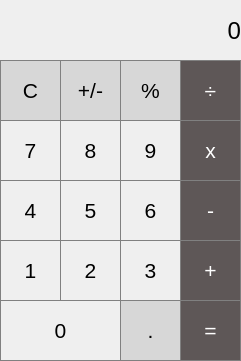
<?xml version="1.0" encoding="UTF-8"?>
<ui version="4.0">
 <class>MainWindow</class>
 <widget class="QMainWindow" name="MainWindow">
  <property name="geometry">
   <rect>
    <x>0</x>
    <y>0</y>
    <width>241</width>
    <height>361</height>
   </rect>
  </property>
  <property name="maximumSize">
   <size>
    <width>241</width>
    <height>361</height>
   </size>
  </property>
  <property name="font">
   <font>
    <pointsize>19</pointsize>
   </font>
  </property>
  <property name="windowTitle">
   <string>Kalkulator</string>
  </property>
  <property name="styleSheet">
   <string notr="true"/>
  </property>
  <property name="toolButtonStyle">
   <enum>Qt::ToolButtonTextBesideIcon</enum>
  </property>
  <property name="unifiedTitleAndToolBarOnMac">
   <bool>false</bool>
  </property>
  <widget class="QWidget" name="centralwidget">
   <property name="font">
    <font>
     <pointsize>11</pointsize>
     <bold>true</bold>
    </font>
   </property>
   <widget class="QLabel" name="label">
    <property name="geometry">
     <rect>
      <x>0</x>
      <y>0</y>
      <width>241</width>
      <height>61</height>
     </rect>
    </property>
    <property name="font">
     <font>
      <pointsize>18</pointsize>
      <bold>false</bold>
     </font>
    </property>
    <property name="layoutDirection">
     <enum>Qt::LeftToRight</enum>
    </property>
    <property name="autoFillBackground">
     <bool>false</bool>
    </property>
    <property name="styleSheet">
     <string notr="true">QLabel {
  qproperty-alignment: 'AlignVCenter | AlignRight';
  border: 1px solid gray;
}

background-color : white;</string>
    </property>
    <property name="text">
     <string>0</string>
    </property>
    <property name="scaledContents">
     <bool>false</bool>
    </property>
    <property name="alignment">
     <set>Qt::AlignRight|Qt::AlignTrailing|Qt::AlignVCenter</set>
    </property>
   </widget>
   <widget class="QPushButton" name="pushButton_clear">
    <property name="geometry">
     <rect>
      <x>0</x>
      <y>60</y>
      <width>61</width>
      <height>61</height>
     </rect>
    </property>
    <property name="font">
     <font>
      <pointsize>16</pointsize>
      <bold>false</bold>
     </font>
    </property>
    <property name="styleSheet">
     <string notr="true">QPushButton {
  background-color: rgb(215, 215, 215);
  border: 1px solid gray;
}
QPushButton:pressed {
    background-color: qlineargradient(x1: 0, y1: 0, x2: 0, y2: 1,
                                      stop: 0 #BEBEBE, stop: 1 #D7D7D7);}</string>
    </property>
    <property name="text">
     <string>C</string>
    </property>
   </widget>
   <widget class="QPushButton" name="pushButton_plusminus">
    <property name="geometry">
     <rect>
      <x>60</x>
      <y>60</y>
      <width>61</width>
      <height>61</height>
     </rect>
    </property>
    <property name="font">
     <font>
      <pointsize>16</pointsize>
      <bold>false</bold>
     </font>
    </property>
    <property name="styleSheet">
     <string notr="true">QPushButton {
  background-color: rgb(215, 215, 215);
  border: 1px solid gray;
}
QPushButton:pressed {
    background-color: qlineargradient(x1: 0, y1: 0, x2: 0, y2: 1,
                                      stop: 0 #BEBEBE, stop: 1 #D7D7D7);}</string>
    </property>
    <property name="text">
     <string>+/-</string>
    </property>
   </widget>
   <widget class="QPushButton" name="pushButton_per">
    <property name="geometry">
     <rect>
      <x>120</x>
      <y>60</y>
      <width>61</width>
      <height>61</height>
     </rect>
    </property>
    <property name="font">
     <font>
      <pointsize>16</pointsize>
      <bold>false</bold>
     </font>
    </property>
    <property name="styleSheet">
     <string notr="true">QPushButton {
  background-color: rgb(215, 215, 215);
  border: 1px solid gray;
}
QPushButton:pressed {
    background-color: qlineargradient(x1: 0, y1: 0, x2: 0, y2: 1,
                                      stop: 0 #BEBEBE, stop: 1 #D7D7D7);}</string>
    </property>
    <property name="text">
     <string>%</string>
    </property>
   </widget>
   <widget class="QPushButton" name="pushButton_div">
    <property name="geometry">
     <rect>
      <x>180</x>
      <y>60</y>
      <width>61</width>
      <height>61</height>
     </rect>
    </property>
    <property name="font">
     <font>
      <pointsize>16</pointsize>
      <bold>false</bold>
     </font>
    </property>
    <property name="styleSheet">
     <string notr="true">QPushButton {
  background-color: rgb(94, 87, 87);
  color: white; 
  border: 1px solid gray;
}

QPushButton:pressed {
    background-color: qlineargradient(x1: 0, y1: 0, x2: 0, y2: 1,
                                      stop: 0 #FF7832, stop: 1 #FF9739);
}</string>
    </property>
    <property name="text">
     <string>÷</string>
    </property>
   </widget>
   <widget class="QPushButton" name="pushButton_9">
    <property name="geometry">
     <rect>
      <x>120</x>
      <y>120</y>
      <width>61</width>
      <height>61</height>
     </rect>
    </property>
    <property name="font">
     <font>
      <pointsize>16</pointsize>
      <bold>false</bold>
     </font>
    </property>
    <property name="styleSheet">
     <string notr="true">QPushButton {
   border: 1px solid gray;
}
QPushButton:pressed {
    background-color: qlineargradient(x1: 0, y1: 0, x2: 0, y2: 1,
                                      stop: 0 #dadbde, stop: 1 #f6f7fa);
}</string>
    </property>
    <property name="text">
     <string>9</string>
    </property>
   </widget>
   <widget class="QPushButton" name="pushButton_8">
    <property name="geometry">
     <rect>
      <x>60</x>
      <y>120</y>
      <width>61</width>
      <height>61</height>
     </rect>
    </property>
    <property name="font">
     <font>
      <pointsize>16</pointsize>
      <bold>false</bold>
     </font>
    </property>
    <property name="styleSheet">
     <string notr="true">QPushButton {
   border: 1px solid gray;
}
QPushButton:pressed {
    background-color: qlineargradient(x1: 0, y1: 0, x2: 0, y2: 1,
                                      stop: 0 #dadbde, stop: 1 #f6f7fa);
}</string>
    </property>
    <property name="text">
     <string>8</string>
    </property>
   </widget>
   <widget class="QPushButton" name="pushButton_7">
    <property name="geometry">
     <rect>
      <x>0</x>
      <y>120</y>
      <width>61</width>
      <height>61</height>
     </rect>
    </property>
    <property name="font">
     <font>
      <pointsize>16</pointsize>
      <bold>false</bold>
     </font>
    </property>
    <property name="styleSheet">
     <string notr="true">QPushButton {
   border: 1px solid gray;
}
QPushButton:pressed {
    background-color: qlineargradient(x1: 0, y1: 0, x2: 0, y2: 1,
                                      stop: 0 #dadbde, stop: 1 #f6f7fa);
}</string>
    </property>
    <property name="text">
     <string>7</string>
    </property>
   </widget>
   <widget class="QPushButton" name="pushButton_multi">
    <property name="geometry">
     <rect>
      <x>180</x>
      <y>120</y>
      <width>61</width>
      <height>61</height>
     </rect>
    </property>
    <property name="font">
     <font>
      <pointsize>16</pointsize>
      <bold>false</bold>
     </font>
    </property>
    <property name="styleSheet">
     <string notr="true">QPushButton {
  background-color: rgb(94, 87, 87);
  color: white; 
  border: 1px solid gray;
}

QPushButton:pressed {
    background-color: qlineargradient(x1: 0, y1: 0, x2: 0, y2: 1,
                                      stop: 0 #FF7832, stop: 1 #FF9739);
}</string>
    </property>
    <property name="text">
     <string>x</string>
    </property>
   </widget>
   <widget class="QPushButton" name="pushButton_6">
    <property name="geometry">
     <rect>
      <x>120</x>
      <y>180</y>
      <width>61</width>
      <height>61</height>
     </rect>
    </property>
    <property name="font">
     <font>
      <pointsize>16</pointsize>
      <bold>false</bold>
     </font>
    </property>
    <property name="styleSheet">
     <string notr="true">QPushButton {
   border: 1px solid gray;
}
QPushButton:pressed {
    background-color: qlineargradient(x1: 0, y1: 0, x2: 0, y2: 1,
                                      stop: 0 #dadbde, stop: 1 #f6f7fa);
}</string>
    </property>
    <property name="text">
     <string>6</string>
    </property>
   </widget>
   <widget class="QPushButton" name="pushButton_5">
    <property name="geometry">
     <rect>
      <x>60</x>
      <y>180</y>
      <width>61</width>
      <height>61</height>
     </rect>
    </property>
    <property name="font">
     <font>
      <pointsize>16</pointsize>
      <bold>false</bold>
     </font>
    </property>
    <property name="styleSheet">
     <string notr="true">QPushButton {
   border: 1px solid gray;
}
QPushButton:pressed {
    background-color: qlineargradient(x1: 0, y1: 0, x2: 0, y2: 1,
                                      stop: 0 #dadbde, stop: 1 #f6f7fa);
}</string>
    </property>
    <property name="text">
     <string>5</string>
    </property>
   </widget>
   <widget class="QPushButton" name="pushButton_4">
    <property name="geometry">
     <rect>
      <x>0</x>
      <y>180</y>
      <width>61</width>
      <height>61</height>
     </rect>
    </property>
    <property name="font">
     <font>
      <pointsize>16</pointsize>
      <bold>false</bold>
     </font>
    </property>
    <property name="styleSheet">
     <string notr="true">QPushButton {
   border: 1px solid gray;
}
QPushButton:pressed {
    background-color: qlineargradient(x1: 0, y1: 0, x2: 0, y2: 1,
                                      stop: 0 #dadbde, stop: 1 #f6f7fa);
}</string>
    </property>
    <property name="text">
     <string>4</string>
    </property>
   </widget>
   <widget class="QPushButton" name="pushButton_substr">
    <property name="geometry">
     <rect>
      <x>180</x>
      <y>180</y>
      <width>61</width>
      <height>61</height>
     </rect>
    </property>
    <property name="font">
     <font>
      <pointsize>16</pointsize>
      <bold>false</bold>
     </font>
    </property>
    <property name="styleSheet">
     <string notr="true">QPushButton {
  background-color: rgb(94, 87, 87);
  color: white; 
  border: 1px solid gray;
}

QPushButton:pressed {
    background-color: qlineargradient(x1: 0, y1: 0, x2: 0, y2: 1,
                                      stop: 0 #FF7832, stop: 1 #FF9739);
}</string>
    </property>
    <property name="text">
     <string>-</string>
    </property>
   </widget>
   <widget class="QPushButton" name="pushButton_3">
    <property name="geometry">
     <rect>
      <x>120</x>
      <y>240</y>
      <width>61</width>
      <height>61</height>
     </rect>
    </property>
    <property name="font">
     <font>
      <pointsize>16</pointsize>
      <bold>false</bold>
     </font>
    </property>
    <property name="styleSheet">
     <string notr="true">QPushButton {
   border: 1px solid gray;
}
QPushButton:pressed {
    background-color: qlineargradient(x1: 0, y1: 0, x2: 0, y2: 1,
                                      stop: 0 #dadbde, stop: 1 #f6f7fa);
}</string>
    </property>
    <property name="text">
     <string>3</string>
    </property>
   </widget>
   <widget class="QPushButton" name="pushButton_2">
    <property name="geometry">
     <rect>
      <x>60</x>
      <y>240</y>
      <width>61</width>
      <height>61</height>
     </rect>
    </property>
    <property name="font">
     <font>
      <pointsize>16</pointsize>
      <bold>false</bold>
     </font>
    </property>
    <property name="styleSheet">
     <string notr="true">QPushButton {
   border: 1px solid gray;
}
QPushButton:pressed {
    background-color: qlineargradient(x1: 0, y1: 0, x2: 0, y2: 1,
                                      stop: 0 #dadbde, stop: 1 #f6f7fa);
}</string>
    </property>
    <property name="text">
     <string>2</string>
    </property>
   </widget>
   <widget class="QPushButton" name="pushButton_1">
    <property name="geometry">
     <rect>
      <x>0</x>
      <y>240</y>
      <width>61</width>
      <height>61</height>
     </rect>
    </property>
    <property name="font">
     <font>
      <pointsize>16</pointsize>
      <bold>false</bold>
     </font>
    </property>
    <property name="styleSheet">
     <string notr="true">QPushButton {
   border: 1px solid gray;
}
QPushButton:pressed {
    background-color: qlineargradient(x1: 0, y1: 0, x2: 0, y2: 1,
                                      stop: 0 #dadbde, stop: 1 #f6f7fa);
}</string>
    </property>
    <property name="text">
     <string>1</string>
    </property>
   </widget>
   <widget class="QPushButton" name="pushButton_add">
    <property name="geometry">
     <rect>
      <x>180</x>
      <y>240</y>
      <width>61</width>
      <height>61</height>
     </rect>
    </property>
    <property name="font">
     <font>
      <pointsize>16</pointsize>
      <bold>false</bold>
     </font>
    </property>
    <property name="styleSheet">
     <string notr="true">QPushButton {
  background-color: rgb(94, 87, 87);
  color: white; 
  border: 1px solid gray;
}

QPushButton:pressed {
    background-color: qlineargradient(x1: 0, y1: 0, x2: 0, y2: 1,
                                      stop: 0 #FF7832, stop: 1 #FF9739);
}</string>
    </property>
    <property name="text">
     <string>+</string>
    </property>
   </widget>
   <widget class="QPushButton" name="pushButton_equal">
    <property name="geometry">
     <rect>
      <x>180</x>
      <y>300</y>
      <width>61</width>
      <height>61</height>
     </rect>
    </property>
    <property name="font">
     <font>
      <pointsize>16</pointsize>
      <bold>false</bold>
     </font>
    </property>
    <property name="styleSheet">
     <string notr="true">QPushButton {
  background-color: rgb(94, 87, 87);
  color: white; 
  border: 1px solid gray;
}

QPushButton:pressed {
    background-color: qlineargradient(x1: 0, y1: 0, x2: 0, y2: 1,
                                      stop: 0 #FF7832, stop: 1 #FF9739);
}</string>
    </property>
    <property name="text">
     <string>=</string>
    </property>
   </widget>
   <widget class="QPushButton" name="pushButton_0">
    <property name="geometry">
     <rect>
      <x>0</x>
      <y>300</y>
      <width>121</width>
      <height>61</height>
     </rect>
    </property>
    <property name="font">
     <font>
      <pointsize>16</pointsize>
      <bold>false</bold>
     </font>
    </property>
    <property name="styleSheet">
     <string notr="true">QPushButton {
   border: 1px solid gray;
}
QPushButton:pressed {
    background-color: qlineargradient(x1: 0, y1: 0, x2: 0, y2: 1,
                                      stop: 0 #dadbde, stop: 1 #f6f7fa);
}</string>
    </property>
    <property name="text">
     <string>0</string>
    </property>
   </widget>
   <widget class="QPushButton" name="pushButton_dec">
    <property name="geometry">
     <rect>
      <x>120</x>
      <y>300</y>
      <width>61</width>
      <height>61</height>
     </rect>
    </property>
    <property name="font">
     <font>
      <pointsize>16</pointsize>
      <bold>false</bold>
     </font>
    </property>
    <property name="styleSheet">
     <string notr="true">QPushButton {
  background-color: rgb(215, 215, 215);
  border: 1px solid gray;
}
QPushButton:pressed {
    background-color: qlineargradient(x1: 0, y1: 0, x2: 0, y2: 1,
                                      stop: 0 #BEBEBE, stop: 1 #D7D7D7);}</string>
    </property>
    <property name="text">
     <string>.</string>
    </property>
   </widget>
  </widget>
 </widget>
 <resources/>
 <connections/>
</ui>
